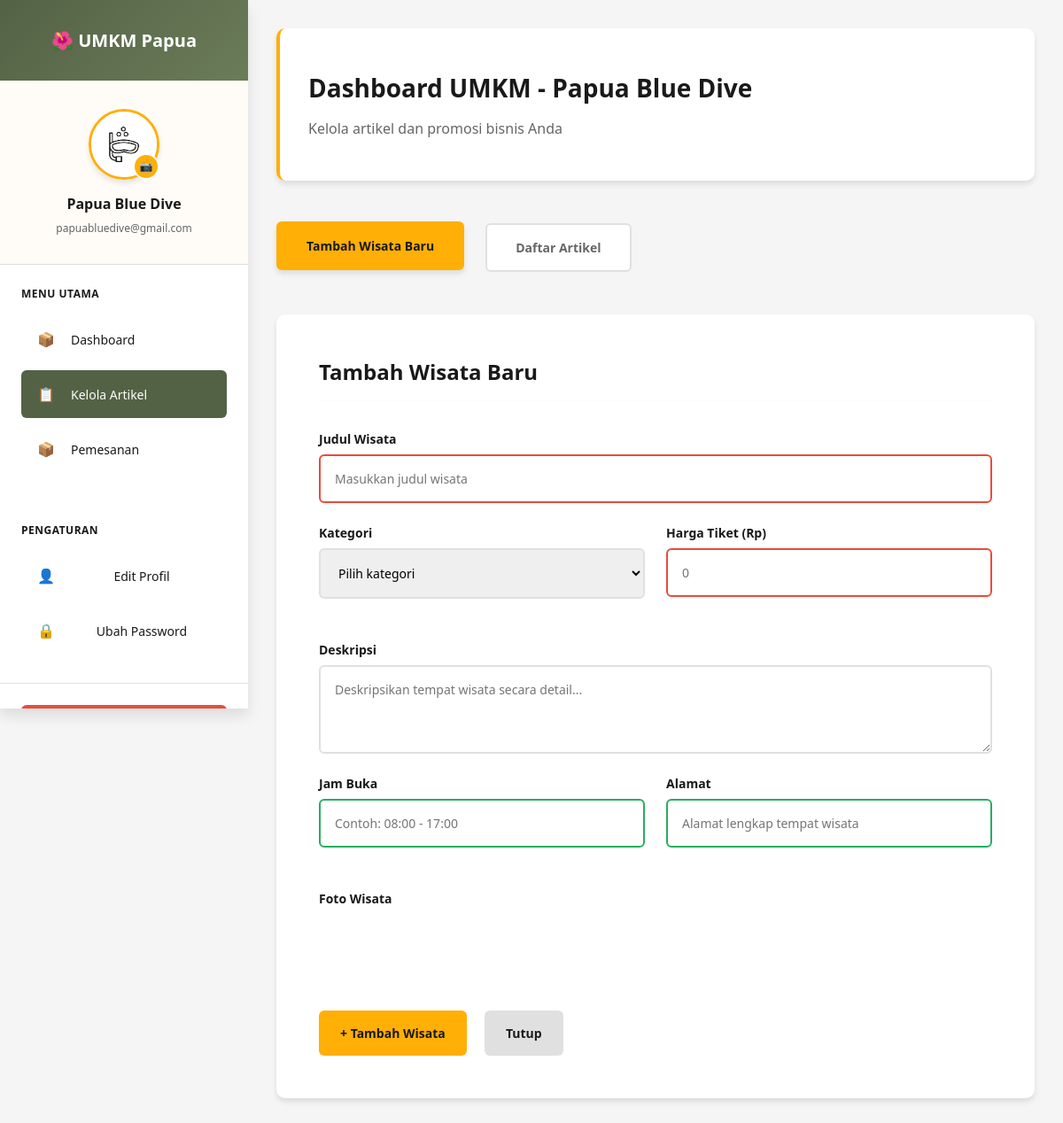
Page /umkm/umkm_dashboard.php (signed in) on the committed database.
### tables this page shows
CREATE TABLE `umkm` (
  `id` int(11) NOT NULL,
  `email` varchar(100) NOT NULL,
  `password` varchar(255) NOT NULL,
  `business_name` varchar(100) NOT NULL,
  `owner_name` varchar(100) NOT NULL,
  `phone` varchar(20) NOT NULL,
  `address` text NOT NULL,
  `business_type` enum('jasa','event','kuliner','kerajinan','wisata') NOT NULL,
  `description` text DEFAULT NULL,
  `profile_image` varchar(255) DEFAULT 'default-umkm.jpg',
  `status` enum('pending','active','inactive') DEFAULT 'pending',
  `created_at` timestamp NOT NULL DEFAULT current_timestamp(),
  `updated_at` timestamp NOT NULL DEFAULT current_timestamp() ON UPDATE current_timestamp()
);

### umkm/umkm_dashboard.php (the view, shortened to what this page needs)
<?php
include 'sidebar.php';
$db = getDbConnection();
$umkm_id = $_SESSION['umkm_id'];
$stmt = $db->prepare("SELECT business_name, profile_image, email FROM umkm WHERE id = ?");
$stmt->bind_param("i", $umkm_id);
$stmt->execute();
$result = $stmt->get_result();
$umkm_data = $result->fetch_assoc();
?>
<!DOCTYPE html>
<html lang="id">
<head>
    <link rel="stylesheet" href="umkmm.css">
</head>
<body>
    <div class="container">
        <div class="header">
            <h1>Dashboard UMKM - <?php echo htmlspecialchars($umkm_data['business_name']); ?></h1>
            <p>Kelola artikel dan promosi bisnis Anda</p>
        </div>
        <div class="tabs">
            <div class="tab active" onclick="showTab('add')">Tambah Wisata Baru</div>
            <div class="tab" onclick="showTab('list')">Daftar Artikel</div>
        </div>
        <div id="add-tab" class="tab-content active">
            <h2>Tambah Wisata Baru</h2>
            <form method="POST" enctype="multipart/form-data">
                <div class="form-group">
                    <label for="judul">Judul Wisata</label>
                    <input type="text" name="judul" id="judul" required
                           placeholder="Masukkan judul wisata">
                </div>
                <div class="form-row">
                    <div class="form-group">
                        <label for="kategori">Kategori</label>
                        <select name="kategori" id="kategori" required>
                            <option value="">Pilih kategori</option>
                        </select>
                    </div>
                    <div class="form-group">
                        <label for="harga">Harga Tiket (Rp)</label>
                        <input type="number" name="harga" id="harga" required min="0"
                               placeholder="0">
                    </div>
                </div>
                <div class="form-group">
                    <label for="deskripsi">Deskripsi</label>
                    <textarea name="deskripsi" id="deskripsi" required
                              placeholder="Deskripsikan tempat wisata secara detail..."></textarea>
                </div>
                <div class="form-row">
                    <div class="form-group">
                        <label for="jam_buka">Jam Buka</label>
                        <input type="text" name="jam_buka" id="jam_buka"
                               placeholder="Contoh: 08:00 - 17:00">
                    </div>
                    <div class="form-group">
                        <label for="alamat">Alamat</label>
                        <input type="text" name="alamat" id="alamat"
                               placeholder="Alamat lengkap tempat wisata">
                    </div>
                </div>
                <div class="form-group">
                    <label for="gambar">Foto Wisata</label>
                </div>
                <div style="margin-top: 30px;">
                    <button type="submit" class="btn btn-primary">+ Tambah Wisata</button>
                    <button type="button" class="btn btn-secondary" onclick="resetForm()">Tutup</button>
                </div>
            </form>
        </div>
    </div>
</body>
</html>

### umkm/sidebar.php (shortened to what this page needs)
<?php
$current_page = basename($_SERVER['PHP_SELF']);
if (!isset($umkm_data) && isset($_SESSION['umkm_id'])) {
    $db = getDbConnection();
    $umkm_id = $_SESSION['umkm_id'];
    $stmt = $db->prepare("SELECT * FROM umkm WHERE id = ?");
    $stmt->bind_param("i", $umkm_id);
    $stmt->execute();
    $result = $stmt->get_result();
    $umkm_data = $result->fetch_assoc();
}
$profile_image = $umkm_data['profile_image'] ? $umkm_data['profile_image'] : 'default-umkm.jpg';
$profile_image_path = '../uploads/profile_images/' . $profile_image;
?>
<link rel="stylesheet" href="sidebar.css">
<div class="sidebar">
    <div class="sidebar-header">
        <h2>🌺 UMKM Papua</h2>
    </div>
    <div class="sidebar-profile">
        <div class="profile-image">
            <img src="<?php echo htmlspecialchars($profile_image_path); ?>" alt="Profile" id="profileImg">
            <button class="change-photo-btn" onclick="openImageModal()" title="Ubah Foto">
                📷
            </button>
        </div>
        <div class="profile-info">
            <h3><?php echo htmlspecialchars($umkm_data['business_name']); ?></h3>
            <p><?php echo htmlspecialchars($umkm_data['email']); ?></p>
        </div>
    </div>
    <div class="sidebar-menu">
        <h4>Menu Utama</h4>
        <ul>
            <li>
                <a href="umkm_analytics.php" class="<?php echo ($current_page == 'umkm_analitics.php') ? 'active' : ''; ?>">
                    <span class="menu-icon">📦</span>
                    <span class="menu-text">Dashboard</span>
                </a>
            </li>
            <li>
                <a href="umkm_dashboard.php" class="<?php echo ($current_page == 'umkm_dashboard.php') ? 'active' : ''; ?>">
                    <span class="menu-icon">📋</span>
                    <span class="menu-text">Kelola Artikel</span>
                </a>
            </li>
            <li>
                <a href="umkm_pemesanan.php" class="<?php echo ($current_page == 'umkm_pemesanan.php') ? 'active' : ''; ?>">
                    <span class="menu-icon">📦</span>
                    <span class="menu-text">Pemesanan</span>
                </a>
            </li>
        </ul>
    </div>
    <div class="sidebar-actions">
        <h4>Pengaturan</h4>
        <ul>
            <li>
                <button onclick="openProfileModal()" class="action-btn">
                    <span class="menu-icon">👤</span>
                    <span class="menu-text">Edit Profil</span>
                </button>
            </li>
            <li>
                <button onclick="openPasswordModal()" class="action-btn">
                    <span class="menu-icon">🔒</span>
                    <span class="menu-text">Ubah Password</span>
                </button>
            </li>
        </ul>
    </div>
    <div class="sidebar-footer">
        <a href="../logout.php" class="logout-btn" onclick="return confirm('Yakin ingin logout?')">
        </a>
    </div>
</div>

### umkm/umkmm.css (style rules this page uses)
:root { --sidebar-width: 280px; }
* { margin: 0; padding: 0; box-sizing: border-box; }
body { font-family: var(--font-family); background: var(--light-gray); color: var(--dark-gray); margin-left: var(--sidebar-width); min-height: 100vh; }
.container { max-width: 1200px; margin: 0 auto; padding: var(--spacing-lg); }
.header { background: var(--white); padding: var(--spacing-xl) var(--spacing-lg); border-radius: var(--border-radius-md); margin-bottom: var(--spacing-xl); box-shadow: var(--shadow-md); border-left: 4px solid var(--mustard-yellow); }
.header h1 { font-family: var(--font-family); font-size: 28px; font-weight: var(--font-weight-bold); color: var(--dark-gray); margin-bottom: var(--spacing-sm); }
.header p { font-family: var(--font-family); font-size: var(--font-size-large); color: #666; margin: 0; }
.tabs { display: flex; gap: var(--spacing-md); margin-bottom: var(--spacing-xl); flex-wrap: wrap; }
.tab { padding: var(--spacing-sm) var(--spacing-lg); background: var(--white); border: 2px solid var(--border-color); border-radius: var(--border-radius-sm); cursor: pointer; transition: all 0.3s ease; text-decoration: none; font-family: var(--font-family); font-size: var(--font-size-base); font-weight: var(--font-weight-bold); color: #666; position: relative; overflow: hidden; }
.tab::before { content: ''; position: absolute; top: 0; left: -100%; width: 100%; height: 100%; background: linear-gradient(90deg, transparent, rgba(255, 175, 5, 0.1), transparent); transition: left 0.5s ease; }
.tab.active { background: var(--mustard-yellow); color: var(--dark-gray); border-color: var(--mustard-yellow); transform: translateY(-2px); box-shadow: var(--shadow-md); }
.tab-content { display: none; background: var(--white); padding: var(--spacing-xl); border-radius: var(--border-radius-md); box-shadow: var(--shadow-md); animation: fadeIn 0.3s ease-in-out; }
.tab-content.active { display: block; }
.tab-content h2 { font-family: var(--font-family); font-size: 24px; font-weight: var(--font-weight-bold); color: var(--dark-gray); margin-bottom: var(--spacing-lg); padding-bottom: var(--spacing-sm); border-bottom: 2px solid var(--pale-yellow); }
.form-row { display: grid; grid-template-columns: 1fr 1fr; gap: var(--spacing-md); margin-bottom: var(--spacing-md); }
.form-group input:valid { border-color: var(--success-color); }
.form-group input:invalid:not(:placeholder-shown) { border-color: var(--error-color); }

### rows in the picture
umkm: profile_image (picture), business_name "Papua Blue Dive", email "papuabluedive@gmail.com"
